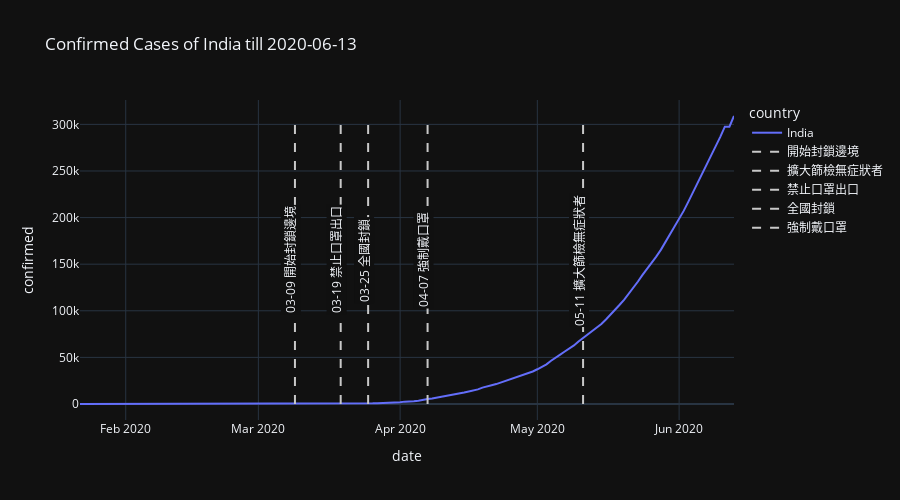

The cell this chart's notebook holds for it:
### Markdown cell above
### 印度

### Code cell
events = [['03-09', '開始封鎖邊境', 'rgb(200, 200, 200)'],
    ['03-19', '禁止口罩出口', 'rgb(200, 200, 200)'],
    ['03-25', '全國封鎖', 'rgb(200, 200, 200)'],
    ['04-07', '強制戴口罩', 'rgb(200, 200, 200)'],
    ['05-11', '擴大篩檢無症狀者', 'rgb(200, 200, 200)']
]
plot_by_country('India', events)
plot_by_country2('India', events)
plot_by_country3('India', events)

### Figure 1 — Plotly figure (JSON) as saved in the notebook; plotly's stock layout.template omitted (floating-point values rounded to 4 significant figures; data arrays with more than 128 entries replaced by an {"elided": "..."} marker saying what was removed)
{"data": [{"hovertemplate": "country=India<br>date=%{x}<br>confirmed=%{y}<extra></extra>", "legendgroup": "India", "line": {"color": "#636efa", "dash": "solid"}, "mode": "lines", "name": "India", "orientation": "v", "showlegend": true, "type": "scatter", "x": {"elided": "144 str values"}, "xaxis": "x", "y": {"elided": "144 int values"}, "yaxis": "y"}, {"line": {"color": "rgb(200, 200, 200)", "dash": "dash"}, "mode": "lines", "name": "開始封鎖邊境", "type": "scatter", "x": ["2020-03-09", "2020-03-09"], "y": [0, 308993]}, {"line": {"color": "rgb(200, 200, 200)", "dash": "dash"}, "mode": "lines", "name": "擴大篩檢無症狀者", "type": "scatter", "x": ["2020-05-11", "2020-05-11"], "y": [0, 308993]}, {"line": {"color": "rgb(200, 200, 200)", "dash": "dash"}, "mode": "lines", "name": "禁止口罩出口", "type": "scatter", "x": ["2020-03-19", "2020-03-19"], "y": [0, 308993]}, {"line": {"color": "rgb(200, 200, 200)", "dash": "dash"}, "mode": "lines", "name": "全國封鎖", "type": "scatter", "x": ["2020-03-25", "2020-03-25"], "y": [0, 308993]}, {"line": {"color": "rgb(200, 200, 200)", "dash": "dash"}, "mode": "lines", "name": "強制戴口罩", "type": "scatter", "x": ["2020-04-07", "2020-04-07"], "y": [0, 308993]}], "layout": {"annotations": [{"bgcolor": "#101010", "showarrow": false, "text": "03-09 開始封鎖邊境", "textangle": -90, "x": "2020-03-08", "y": 154500.0}, {"bgcolor": "#101010", "showarrow": false, "text": "05-11 擴大篩檢無症狀者", "textangle": -90, "x": "2020-05-10", "y": 154500.0}, {"bgcolor": "#101010", "showarrow": false, "text": "03-19 禁止口罩出口", "textangle": -90, "x": "2020-03-18", "y": 154500.0}, {"bgcolor": "#101010", "showarrow": false, "text": "03-25 全國封鎖", "textangle": -90, "x": "2020-03-24", "y": 154500.0}, {"bgcolor": "#101010", "showarrow": false, "text": "04-07 強制戴口罩", "textangle": -90, "x": "2020-04-06", "y": 154500.0}], "height": 500, "legend": {"title": {"text": "country"}, "tracegroupgap": 0}, "title": {"text": "Confirmed Cases of India till 2020-06-13"}, "xaxis": {"anchor": "y", "domain": [0, 1], "title": {"text": "date"}}, "yaxis": {"anchor": "x", "domain": [0, 1], "title": {"text": "confirmed"}}}}
